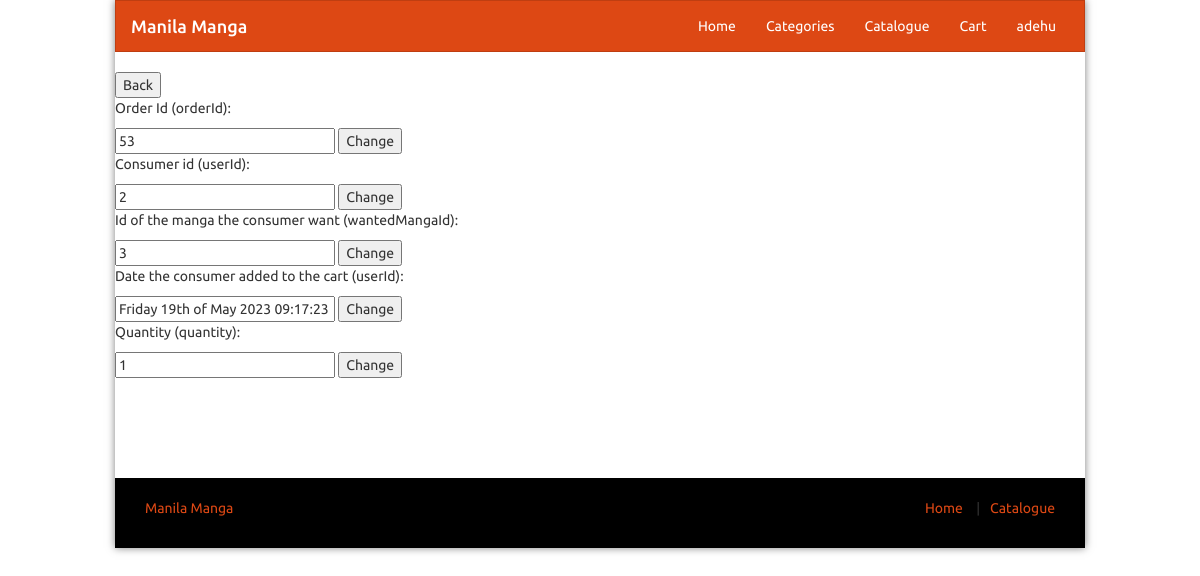
The page /mngordi1.php?id=53 (signed in) on the database as committed earlier.
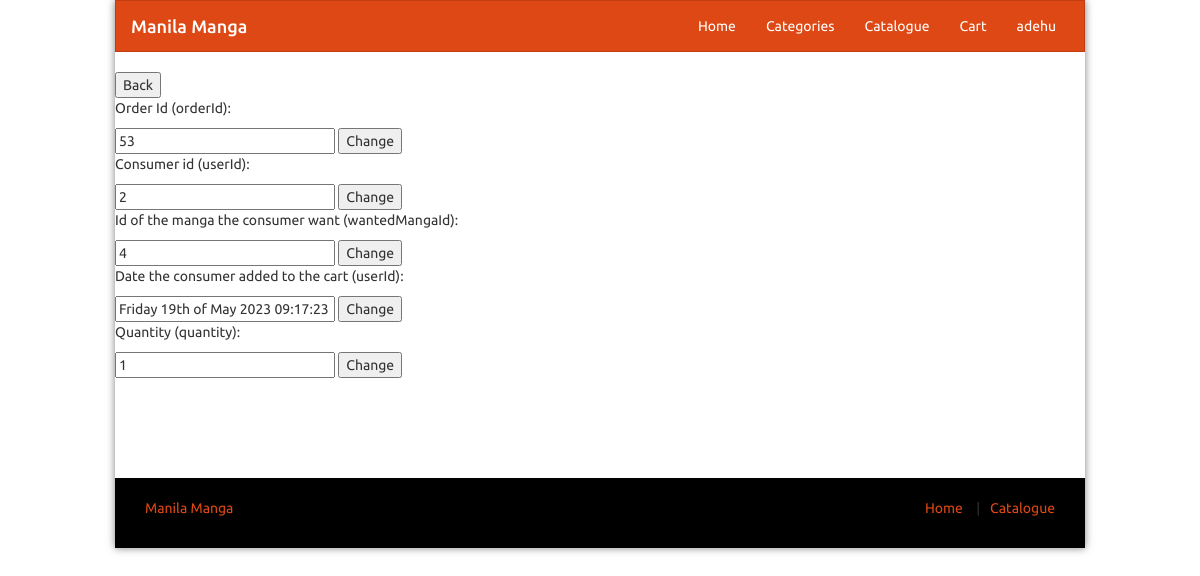
The same page on the database as committed later.
### tables this page shows
CREATE TABLE "ordersItems" (
	"orderId"	INTEGER NOT NULL,
	"userId"	INTEGER,
	"wantedMangaId"	INTEGER NOT NULL,
	"dateCreated"	TEXT,
	"quantity"	INTEGER NOT NULL,
	PRIMARY KEY("orderId" AUTOINCREMENT)
);

### mngordi1.php (the view, shortened to what this page needs)
<?php session_start();
include('adminSecurityCheck.php');
$orderId=$_GET['id'];
$orderDataQuery='SELECT * FROM ordersItems WHERE orderId='.$orderId.'';
$orderData=$db->query($orderDataQuery)->fetchArray();
include('navbar.php');
echo '<button onclick="history.go(-1);">Back </button>';
echo'
<form method="POST">
<div class="admp">
<p>Order Id (orderId):</p>
<input type="text" name="changeOrderId" value="'.$orderData['orderId'].'">
<button type="submit">Change</button>
<p>Consumer id (userId):</p>
<input type="text"  name="changeUserId" value="'.$orderData['userId'].'">
<button type="submit">Change</button>
<p>Id of the manga the consumer want (wantedMangaId):</p>
<input type="text"  name="changeWantedMangaId" value="'.$orderData['wantedMangaId'].'">
<button type="submit">Change</button>
<p>Date the consumer added to the cart (userId):</p>
<input type="text"  name="changeDateCreated" value="'.$orderData['dateCreated'].'">
<button type="submit">Change</button>
<p>Quantity (quantity):</p>
<input type="text"  name="changeQuantity" value="'.$orderData['quantity'].'">
<button type="submit">Change</button>
</div>
</form>';
include('footer.php');
unset($db);?>

Rows that differ between the two databases and show on the page:
changed ordersitems id 53: changeWantedMangaId "3" → "4"
